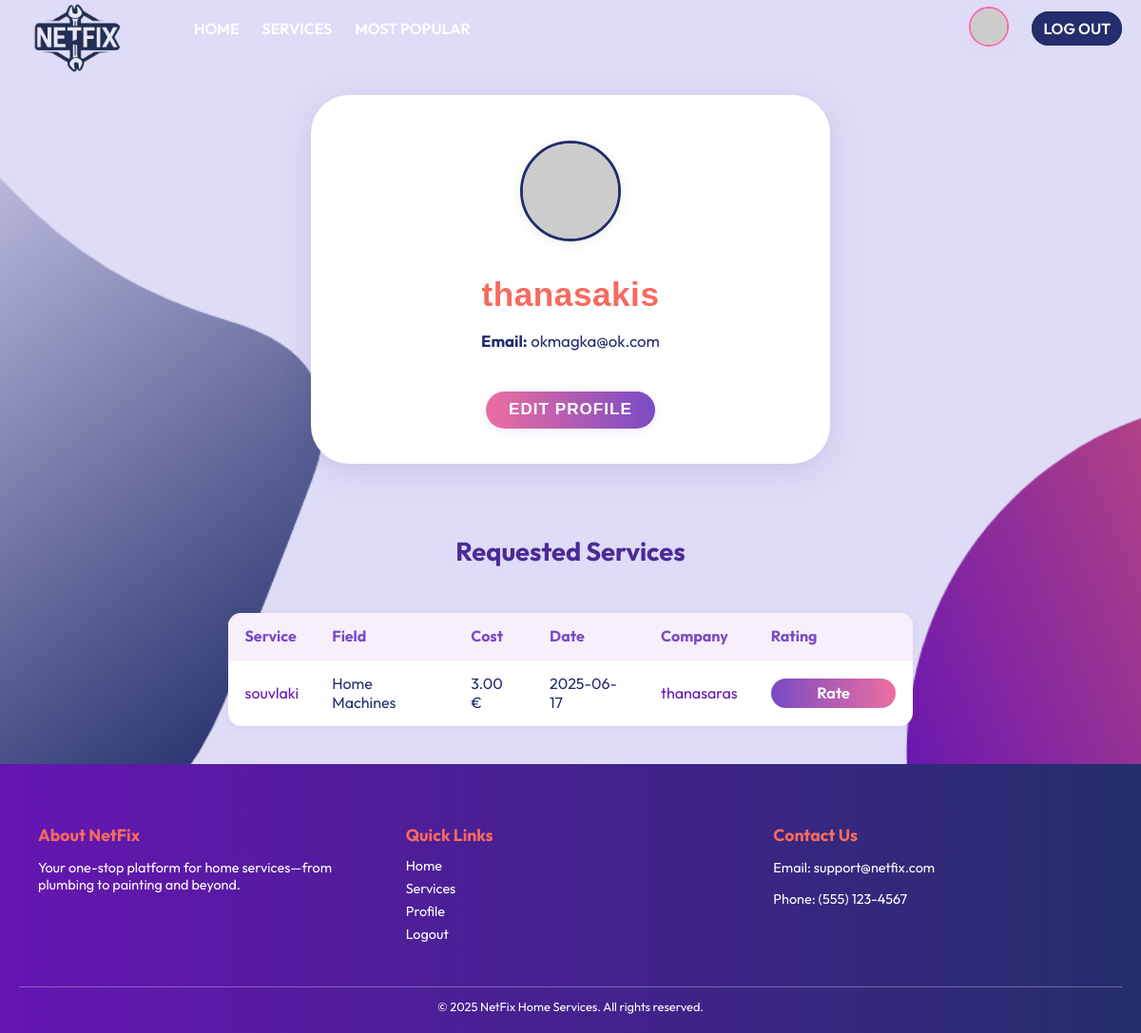
The app's page /accounts/customer/thanasakis/ (signed in) with its own data.
### users/models.py (models this page shows, shortened)
class Customer(models.Model):
    user = models.OneToOneField(
        User,
        on_delete=models.CASCADE,
        primary_key=True,
        related_name="customer_profile",
    )
    birth = models.DateField(
        verbose_name="Date of Birth")
    avatar_index = models.CharField(
        max_length= 2,
        default= '1',
        choices=[(str(i), f"Avatar {i}") for i in "123456789ABCDEFGHIJK"]
    )

class User(AbstractUser):
    is_company = models.BooleanField(default=False)
    is_customer = models.BooleanField(default=False)
    email = models.CharField(max_length=100, unique=True)

class Company(models.Model):
    FIELD_CHOICES = [
        ("Air Conditioner", "Air Conditioner"),
        ("All in One",      "All in One"),
        ("Carpentry",       "Carpentry"),
        ("Electricity",     "Electricity"),
        ("Gardening",       "Gardening"),
        ("Home Machines",   "Home Machines"),
        ("Housekeeping",    "Housekeeping"),
        ("Interior Design", "Interior Design"),
        ("Locks",           "Locks"),
        ("Painting",        "Painting"),
        ("Plumbing",        "Plumbing"),
        ("Water Heaters",   "Water Heaters"),
    ]
    user = models.OneToOneField(
        User,
        on_delete=models.CASCADE,
        primary_key=True,
        related_name="company_profile"
    )
    field_of_work = models.CharField(
        max_length=30,
        choices=FIELD_CHOICES,
        default="All in One",
    )
    rating = models.IntegerField(
        validators=[MinValueValidator(0), MaxValueValidator(5)],
        default=0,
    )
    avatar_index = models.CharField(
        max_length=2,
        default='1',
        choices=[(str(i), f"Avatar {i}") for i in "123456789ABCDEFGHIJK"]
    )

### services/models.py (models this page shows, shortened)
class ServiceRequest(models.Model):
    customer = models.ForeignKey(Customer, on_delete=models.CASCADE)
    service = models.ForeignKey(Service, on_delete=models.CASCADE)
    address = models.CharField(max_length=255)
    hours = models.PositiveIntegerField()
    requested_at = models.DateTimeField(auto_now_add=True)
    rating = models.PositiveSmallIntegerField(null=True, blank=True)

class Service(models.Model):
    FIELD_CHOICES = (
        ('Air Conditioner', 'Air Conditioner'),
        ('Carpentry', 'Carpentry'),
        ('Electricity', 'Electricity'),
        ('Gardening', 'Gardening'),
        ('Home Machines', 'Home Machines'),
        ('Housekeeping', 'Housekeeping'),  # Fixed spelling!
        ('Interior Design', 'Interior Design'),
        ('Locks', 'Locks'),
        ('Painting', 'Painting'),
        ('Plumbing', 'Plumbing'),
        ('Water Heaters', 'Water Heaters'),
    )
    company = models.ForeignKey(Company, on_delete=models.CASCADE)
    name = models.CharField(max_length=40)
    description = models.TextField()
    price_per_hour = models.DecimalField(decimal_places=2, max_digits=7)
    rating = models.IntegerField(
        validators=[MinValueValidator(0), MaxValueValidator(5)],
        default=0
    )
    field = models.CharField(max_length=30, choices=FIELD_CHOICES)
    date_created = models.DateTimeField(auto_now_add=True)

### users/views.py (the view, shortened to what this page needs)
@login_required
def customer_profile(request, username):
    user = get_object_or_404(User, username=username, is_customer=True)
    customer = get_object_or_404(Customer, user=user)
    service_requests = ServiceRequest.objects.filter(customer=customer).order_by('-requested_at')
    for req in service_requests:
        req.total_cost = req.hours * req.service.price_per_hour
    edit_mode = request.GET.get('edit') == '1' and request.user == customer.user
    return render(request, 'users/customer_profile.html', {
        'customer': customer,
        'service_requests': service_requests,
        'edit_mode': edit_mode,
        'profile_user': customer.user,
    })

### users/templates/users/customer_profile.html (shortened to what this page needs)
{% extends 'main/base.html' %}
{% load static %}
{% block content %}
    <div class="profile-container">
        <div class="profile-card">
            <form id="profile-form" method="post" autocomplete="off">
                <div style="text-align: center;">
                    <img
                        id="main-avatar"
                        src="https://api.dicebear.com/7.x/bottts/svg?seed={{ customer.user.username }}{{ customer.avatar_index|default:'1' }}"
                        class="avatar-main-img"
                        style="margin-bottom: 1.5rem; cursor:{% if edit_mode %}pointer{% else %}default{% endif %};"
                    />
                </div>
                <div class="profile-name">{{ customer.user.username }}</div>
                <div class="profile-details">
                    <div><strong>Email:</strong> {{ customer.user.email }}</div>
                </div>
                {% if edit_mode %}
                    <input type="text" name="username" value="{{ customer.user.username }}" class="form-control mb-2"
                           required>
                    <input type="email" name="email" value="{{ customer.user.email }}" class="form-control mb-2"
                           required>
                    <input type="date" name="birth" value="{{ customer.birth|date:'Y-m-d' }}" class="form-control mb-2"
                           required>
                    <input type="hidden" name="avatar_index" id="avatar_index"
                           value="{{ customer.avatar_index|default:'1' }}">
                    <button class="save-btn" type="submit">Save</button>
                {% else %}
                    {% if user == customer.user %}
                        <button type="button" class="edit-btn" onclick="window.location.href='?edit=1'">Edit Profile
                        </button>
                    {% endif %}
                {% endif %}
            </form>
        </div>
    </div>
    <div class="services-section">
        <div class="services-title">Requested Services</div>
        <table class="requested-services-table">
            <thead>
            <tr>
                <th>Service</th>
                <th>Field</th>
                <th>Cost</th>
                <th>Date</th>
                <th>Company</th>
                <th>Rating</th>
            </tr>
            </thead>
            <tbody>
            {% for req in service_requests %}
                <tr>
                    <td>
                        <a href="{% url 'services:index' req.service.id %}">
                            {{ req.service.name }}
                        </a>
                    </td>
                    <td>{{ req.service.field }}</td>
                    <td>{{ req.total_cost }} €</td>
                    <td>{{ req.requested_at|date:"Y-m-d" }}</td>
                    <td>
                        <a href="{% url 'users:company_profile' req.service.company.user %}">
                            {{ req.service.company.user }}
                        </a>
                    </td>
                    <td>
                        {% if req.rating %}
                            <span class="rated">
                                {% for i in "12345" %}
                                    <span style="color: {%  if forloop.counter <= req.rating %}#ffc700 {% else %}#ddd{% endif %}; font-size:1.15em; line-height:1;">
                                        &#9733;
                                    </span>
                                {% endfor %}
                                <span style="font-weight:600; color:#794bc4; margin-left:0.5em;">{{ req.rating }}/5</span>
                            </span>
                        {% else %}
                            <a href="{% url 'services:rate_service' req.id %}" class="service_details_btn table-action-btn">Rate</a>
                        {% endif %}
                    </td>
                </tr>
            {% empty %}
                <tr>
                    <td colspan="5" style="text-align:center;">No services requested yet.</td>
                </tr>
            {% endfor %}
            </tbody>
        </table>
    </div>
{% endblock %}

### static/css/style.css (style rules this page uses)
:root { --color-primary: #242E6C; --color-secondary: #6615B2; --color-bg: #DFDCF7; --color-accent: #F66B5E; --color-hover: #A734CD; --color-text: #242E6C; --color-white: #ffffff; }
body { background: var(--color-bg) url('/static/images/login.png') center center/cover no-repeat; color: var(--color-text); font-family: 'Outfit', sans-serif; margin: 0; padding: 0; }
a { color: var(--color-secondary); text-decoration: none; }
button { border: 2px solid transparent; border-radius: 5px; padding: 10px; background: var(--color-secondary); color: var(--color-white); text-transform: uppercase; cursor: pointer; margin-top: 30px; transition: background 0.7s; }
html, body { overflow-x: hidden; height: 100%; margin: 0; }
body { display: flex; flex-direction: column; }
.service_details_btn, .request-btn { background: linear-gradient(90deg, #794bc4 0%, #ed6ea0 100%); color: white; border-radius: 1.5rem; padding: 0.85rem 0; text-align: center; text-decoration: none; font-weight: 600; margin-top: 2.1rem; width: 100%; transition: background 0.2s; border: none; outline: none; display: block; font-size: 1.12rem; }
.services-title { font-size: 1.7rem; color: #4c2a97; font-weight: bold; text-align: center; margin-top: 2.5rem; margin-bottom: 3rem; }
.services-section { margin-top: 2.7rem; margin-bottom: 2.5rem; }
.avatar-main-img, #main-avatar { width: 100px !important; height: 100px !important; border-radius: 50%; background: #f8f7fc; box-shadow: 0 2px 16px #eee; border: 3px solid #242E6C; object-fit: cover; }
.profile-name, .profile-username { font-family: 'Lexend Exa', 'Poppins', 'Nunito', sans-serif; font-size: 2.2rem; color: var(--color-accent); margin: 0.5rem 0 1.1rem 0; font-weight: 800; letter-spacing: 0.5px; }
.profile-details, .profile-info { font-size: 1.05rem; color: var(--color-primary); margin-bottom: 1.5rem; }
.edit-btn, .save-btn { display: inline-block; background: linear-gradient(90deg, #ed6ea0 0%, #794bc4 100%); color: #fff; font-weight: 700; font-size: 1.07rem; padding: 0.6rem 1.5rem; border-radius: 1.5rem; box-shadow: 0 2px 12px #f0e6fa; text-decoration: none; margin-top: 1.2rem; margin-bottom: 0.3rem; transition: background 0.18s; border: none; letter-spacing: 1px; cursor: pointer; }
.profile-container { display: flex; justify-content: center; margin-top: 2.5rem; }
.profile-card { background: #fff; border-radius: 2.5rem; box-shadow: 0 8px 32px rgba(60,40,120,0.13); padding: 3rem 3rem 2rem 3rem; text-align: center; width: 450px; margin-bottom: 2rem; }
.requested-services-table { width: 60%; margin: 1.5rem auto; border-collapse: collapse; background: #fff; box-shadow: 0 2px 10px rgba(130,88,159,0.07); border-radius: 14px; overflow: hidden; }
.requested-services-table th, .requested-services-table td { padding: .9rem 1.1rem; text-align: left; border-bottom: 1px solid #f0f0f0; }
.requested-services-table th { background: #f7f0fa; color: #794bc4; font-weight: 700; }
.requested-services-table tr:last-child td { border-bottom: none; }
.table-action-btn { width: auto; min-width: 90px; max-width: 120px; display: inline-block; padding: 0.35rem 1.3rem; font-size: 1.02rem; margin: 0 auto; border-radius: 1.1rem; background: linear-gradient(90deg, #794bc4 0%, #ed6ea0 100%); color: white; font-weight: 600; text-align: center; border: none; outline: none; transition: background 0.2s, box-shadow 0.2s; box-shadow: none; }

### records on screen
Customer: user.username "thanasakis", user.email "okmagka@ok.com"
ServiceRequest: service.name "souvlaki", service.field "Home Machines", total_cost "3.00", requested_at "2025-06-17", service.company.user "thanasaras", shows "Rate"
